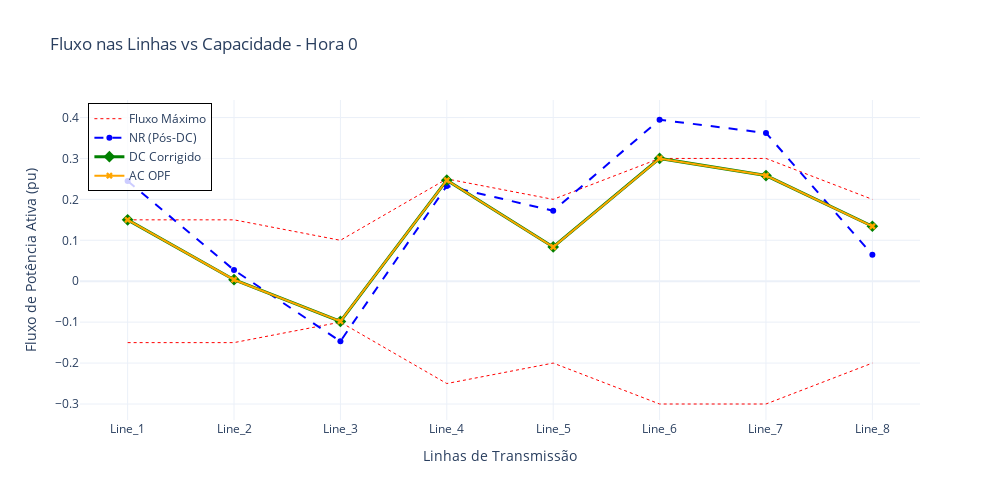

The code cell stored with this chart in its notebook:
### Code cell
# --- 1. Configuração e Tratamento de Dados ---
h_plot = 0  # Escolha a hora que quiser analisar

# Recupera os nomes e os limites INDIVIDUAIS de cada linha
line_names = [l.name for l in NET.lines]
limits     = np.array([l.flow_max_pu for l in NET.lines])

# Garante que os dados de fluxo estão em numpy array para indexação [h_plot]
f_nr   = np.array(flows_out_nr)
f_corr = np.array(flows_out_dc_corr)
f_ac   = np.array(flows_out_ac)

fig = go.Figure()

# --- 2. Plota os Limites (O "Envelope") ---
# Limite Superior (P_max)
fig.add_trace(go.Scatter(
    x=line_names, 
    y=limits,
    mode='lines', 
    name='Fluxo Máximo',
    line=dict(color='red', width=1, dash='dot'), # Linha pontilhada vermelha
    hoverinfo='y+name'
))

# Limite Inferior (-P_max)
fig.add_trace(go.Scatter(
    x=line_names, 
    y=-limits,
    mode='lines', 
    name='Fluxo Mínimo',
    line=dict(color='red', width=1, dash='dot'),
    showlegend=False, # Não precisa poluir a legenda duas vezes
    hoverinfo='skip'
))

# --- 3. Plota os Fluxos dos Métodos ---

# NR (Estado Inicial/Violado)
fig.add_trace(go.Scatter(
    x=line_names, 
    y=f_nr[h_plot],
    mode='lines+markers', 
    name='NR (Pós-DC)',
    line=dict(color='blue', width=2, dash='dash'),
    marker=dict(symbol='circle')
))

# DC Corrigido (Sua Solução MinDeviation)
fig.add_trace(go.Scatter(
    x=line_names, 
    y=f_corr[h_plot],
    mode='lines+markers', 
    name='DC Corrigido',
    line=dict(color='green', width=3),
    marker=dict(size=9, symbol='diamond')
))

# AC OPF (Referência Ideal)
fig.add_trace(go.Scatter(
    x=line_names, 
    y=f_ac[h_plot],
    mode='lines+markers', 
    name='AC OPF',
    line=dict(color='orange', width=2),
    marker=dict(symbol='x')
))

# --- 4. Layout Quadrado e Limpo ---
fig.update_layout(
    title=f"Fluxo nas Linhas vs Capacidade - Hora {h_plot}",
    xaxis_title="Linhas de Transmissão",
    yaxis_title="Fluxo de Potência Ativa (pu)",
    
    # Deixa o gráfico quadrado
    width=1000,
    height=500,
    autosize=False,
    
    template="plotly_white",
    hovermode="x unified", # Mostra todos os valores ao passar o mouse numa linha
    legend=dict(
        x=0.01, y=0.99, 
        bgcolor='rgba(255, 255, 255, 0.8)',
        bordercolor="Black",
        borderwidth=1
    )
)

fig.show()

### Figure 1 — Plotly figure (JSON) as saved in the notebook; plotly's stock layout.template omitted (floating-point values rounded to 4 significant figures)
{"data": [{"hoverinfo": "y+name", "line": {"color": "red", "dash": "dot", "width": 1}, "mode": "lines", "name": "Fluxo Máximo", "type": "scatter", "x": ["Line_1", "Line_2", "Line_3", "Line_4", "Line_5", "Line_6", "Line_7", "Line_8"], "y": [0.15, 0.15, 0.1, 0.25, 0.2, 0.3, 0.3, 0.2]}, {"hoverinfo": "skip", "line": {"color": "red", "dash": "dot", "width": 1}, "mode": "lines", "name": "Fluxo Mínimo", "showlegend": false, "type": "scatter", "x": ["Line_1", "Line_2", "Line_3", "Line_4", "Line_5", "Line_6", "Line_7", "Line_8"], "y": [-0.15, -0.15, -0.1, -0.25, -0.2, -0.3, -0.3, -0.2]}, {"line": {"color": "blue", "dash": "dash", "width": 2}, "marker": {"symbol": "circle"}, "mode": "lines+markers", "name": "NR (Pós-DC)", "type": "scatter", "x": ["Line_1", "Line_2", "Line_3", "Line_4", "Line_5", "Line_6", "Line_7", "Line_8"], "y": [0.245, 0.02731, -0.1469, 0.2329, 0.1721, 0.3945, 0.3623, 0.0645]}, {"line": {"color": "green", "width": 3}, "marker": {"size": 9, "symbol": "diamond"}, "mode": "lines+markers", "name": "DC Corrigido", "type": "scatter", "x": ["Line_1", "Line_2", "Line_3", "Line_4", "Line_5", "Line_6", "Line_7", "Line_8"], "y": [0.15, 0.003714, -0.09816, 0.2468, 0.08375, 0.3, 0.2583, 0.1343]}, {"line": {"color": "orange", "width": 2}, "marker": {"symbol": "x"}, "mode": "lines+markers", "name": "AC OPF", "type": "scatter", "x": ["Line_1", "Line_2", "Line_3", "Line_4", "Line_5", "Line_6", "Line_7", "Line_8"], "y": [0.15, 0.003665, -0.09816, 0.2468, 0.08366, 0.3, 0.2582, 0.1342]}], "layout": {"autosize": false, "height": 500, "hovermode": "x unified", "legend": {"bgcolor": "rgba(255, 255, 255, 0.8)", "bordercolor": "Black", "borderwidth": 1, "x": 0.01, "y": 0.99}, "title": {"text": "Fluxo nas Linhas vs Capacidade - Hora 0"}, "width": 1000, "xaxis": {"title": {"text": "Linhas de Transmissão"}}, "yaxis": {"title": {"text": "Fluxo de Potência Ativa (pu)"}}}}
